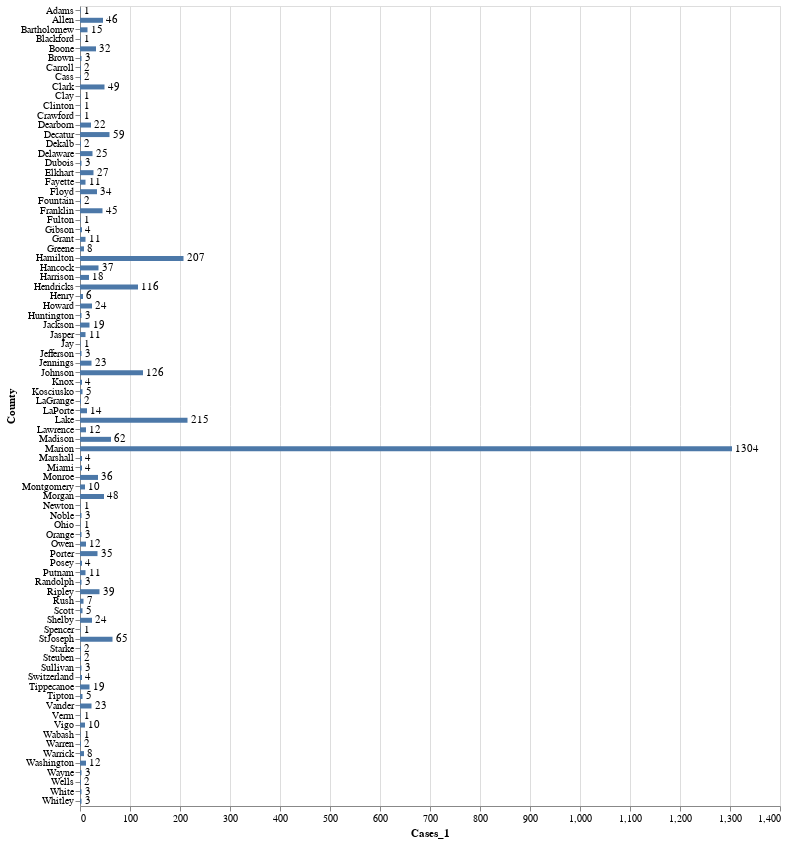

Write notebook code for a chart like this one.
### Code cell
import pandas as pd
import altair as alt

df = pd.read_csv('Data/covid19_county.csv')

source = df

bars = alt.Chart(source).mark_bar(size=5).encode(x='Cases_1', y='County')

text = bars.mark_text(align='left', baseline='middle', dx=3).encode(text='Cases_1').interactive()

(bars + text).properties(height=800, width=700)

### Figure 1 — Vega-Lite specification as saved in the notebook (floating-point values rounded to 4 significant figures)
{"config": {"view": {"continuousWidth": 400, "continuousHeight": 300}}, "layer": [{"mark": {"type": "bar", "size": 5}, "encoding": {"x": {"type": "quantitative", "field": "Cases_1"}, "y": {"type": "nominal", "field": "County"}}}, {"mark": {"type": "text", "align": "left", "baseline": "middle", "dx": 3}, "encoding": {"text": {"type": "quantitative", "field": "Cases_1"}, "x": {"type": "quantitative", "field": "Cases_1"}, "y": {"type": "nominal", "field": "County"}}, "selection": {"selector001": {"type": "interval", "bind": "scales", "encodings": ["x", "y"]}}}], "data": {"name": "data-f65c9e90a71c696f4fe469f6003f4731"}, "height": 800, "width": 700, "$schema": "https://vega.github.io/schema/vega-lite/v4.0.2.json", "datasets": {"data-f65c9e90a71c696f4fe469f6003f4731": [{"County": "Adams", "Cases_17": 1.0, "Cases_18": 1.0, "Cases_19": 1.0, "Cases_20": 1.0, "Cases_21": 1.0, "Cases_22": 1.0, "Cases_23": 1.0, "Cases_24": 1.0, "Cases_25": 1.0, "Cases_26": 0.0, "Cases_27": 0.0, "Cases_28": 1.0, "Cases_29": 1.0, "Cases_30": 1, "Cases_31": 1, "Cases_1": 1}, {"County": "Allen", "Cases_17": 0.0, "Cases_18": 0.0, "Cases_19": 1.0, "Cases_20": 4.0, "Cases_21": 4.0, "Cases_22": 6.0, "Cases_23": 7.0, "Cases_24": 7.0, "Cases_25": 8.0, "Cases_26": 0.0, "Cases_27": 0.0, "Cases_28": 26.0, "Cases_29": 26.0, "Cases_30": 30, "Cases_31": 39, "Cases_1": 46}, {"County": "Bartholomew", "Cases_17": 1.0, "Cases_18": 1.0, "Cases_19": 1.0, "Cases_20": 1.0, "Cases_21": 5.0, "Cases_22": 5.0, "Cases_23": 5.0, "Cases_24": 5.0, "Cases_25": 6.0, "Cases_26": 0.0, "Cases_27": 0.0, "Cases_28": 10.0, "Cases_29": 10.0, "Cases_30": 13, "Cases_31": 13, "Cases_1": 15}, {"County": "Blackford", "Cases_17": 0.0, "Cases_18": 0.0, "Cases_19": 0.0, "Cases_20": 0.0, "Cases_21": 0.0, "Cases_22": 0.0, "Cases_23": 0.0, "Cases_24": 0.0, "Cases_25": 0.0, "Cases_26": 0.0, "Cases_27": 0.0, "Cases_28": null, "Cases_29": 0.0, "Cases_30": 0, "Cases_31": 0, "Cases_1": 1}, {"County": "Boone", "Cases_17": 1.0, "Cases_18": 1.0, "Cases_19": 2.0, "Cases_20": 2.0, "Cases_21": 3.0, "Cases_22": 3.0, "Cases_23": 3.0, "Cases_24": 4.0, "Cases_25": 7.0, "Cases_26": 0.0, "Cases_27": 0.0, "Cases_28": 13.0, "Cases_29": 13.0, "Cases_30": 22, "Cases_31": 29, "Cases_1": 32}, {"County": "Brown", "Cases_17": 0.0, "Cases_18": 0.0, "Cases_19": 0.0, "Cases_20": 0.0, "Cases_21": 0.0, "Cases_22": 0.0, "Cases_23": 1.0, "Cases_24": 1.0, "Cases_25": 1.0, "Cases_26": 0.0, "Cases_27": 0.0, "Cases_28": 3.0, "Cases_29": 3.0, "Cases_30": 3, "Cases_31": 3, "Cases_1": 3}, {"County": "Carroll", "Cases_17": 0.0, "Cases_18": 0.0, "Cases_19": 0.0, "Cases_20": 0.0, "Cases_21": 0.0, "Cases_22": 0.0, "Cases_23": 0.0, "Cases_24": 0.0, "Cases_25": 0.0, "Cases_26": 0.0, "Cases_27": 0.0, "Cases_28": 1.0, "Cases_29": 1.0, "Cases_30": 2, "Cases_31": 2, "Cases_1": 2}, {"County": "Cass", "Cases_17": 0.0, "Cases_18": 0.0, "Cases_19": 0.0, "Cases_20": 0.0, "Cases_21": 0.0, "Cases_22": 0.0, "Cases_23": 0.0, "Cases_24": 0.0, "Cases_25": 0.0, "Cases_26": 0.0, "Cases_27": 0.0, "Cases_28": 0.0, "Cases_29": 0.0, "Cases_30": 1, "Cases_31": 1, "Cases_1": 2}, {"County": "Clark", "Cases_17": 1.0, "Cases_18": 1.0, "Cases_19": 1.0, "Cases_20": 4.0, "Cases_21": 4.0, "Cases_22": 5.0, "Cases_23": 5.0, "Cases_24": 6.0, "Cases_25": 10.0, "Cases_26": 0.0, "Cases_27": 0.0, "Cases_28": 20.0, "Cases_29": 20.0, "Cases_30": 33, "Cases_31": 38, "Cases_1": 49}, {"County": "Clay", "Cases_17": 0.0, "Cases_18": 0.0, "Cases_19": 0.0, "Cases_20": 0.0, "Cases_21": 0.0, "Cases_22": 0.0, "Cases_23": 0.0, "Cases_24": 0.0, "Cases_25": 0.0, "Cases_26": 0.0, "Cases_27": 0.0, "Cases_28": 1.0, "Cases_29": 1.0, "Cases_30": 1, "Cases_31": 1, "Cases_1": 1}, {"County": "Clinton", "Cases_17": 0.0, "Cases_18": 0.0, "Cases_19": 0.0, "Cases_20": 0.0, "Cases_21": 0.0, "Cases_22": 0.0, "Cases_23": 0.0, "Cases_24": 0.0, "Cases_25": 0.0, "Cases_26": 0.0, "Cases_27": 0.0, "Cases_28": 1.0, "Cases_29": 1.0, "Cases_30": 1, "Cases_31": 1, "Cases_1": 1}, {"County": "Crawford", "Cases_17": 0.0, "Cases_18": 0.0, "Cases_19": 0.0, "Cases_20": 0.0, "Cases_21": 0.0, "Cases_22": 0.0, "Cases_23": 0.0, "Cases_24": 0.0, "Cases_25": 0.0, "Cases_26": 0.0, "Cases_27": 0.0, "Cases_28": 1.0, "Cases_29": 1.0, "Cases_30": 1, "Cases_31": 1, "Cases_1": 1}, {"County": "Dearborn", "Cases_17": 0.0, "Cases_18": 0.0, "Cases_19": 0.0, "Cases_20": 0.0, "Cases_21": 0.0, "Cases_22": 0.0, "Cases_23": 2.0, "Cases_24": 2.0, "Cases_25": 3.0, "Cases_26": 0.0, "Cases_27": 0.0, "Cases_28": 10.0, "Cases_29": 10.0, "Cases_30": 14, "Cases_31": 17, "Cases_1": 22}, {"County": "Decatur", "Cases_17": 0.0, "Cases_18": 0.0, "Cases_19": 0.0, "Cases_20": 0.0, "Cases_21": 0.0, "Cases_22": 0.0, "Cases_23": 6.0, "Cases_24": 7.0, "Cases_25": 13.0, "Cases_26": 0.0, "Cases_27": 0.0, "Cases_28": 40.0, "Cases_29": 40.0, "Cases_30": 47, "Cases_31": 48, "Cases_1": 59}, {"County": "Dekalb", "Cases_17": 0.0, "Cases_18": 0.0, "Cases_19": 0.0, "Cases_20": 0.0, "Cases_21": 0.0, "Cases_22": 0.0, "Cases_23": 0.0, "Cases_24": 1.0, "Cases_25": 1.0, "Cases_26": 0.0, "Cases_27": 0.0, "Cases_28": 1.0, "Cases_29": 1.0, "Cases_30": 1, "Cases_31": 2, "Cases_1": 2}, {"County": "Delaware", "Cases_17": 0.0, "Cases_18": 0.0, "Cases_19": 0.0, "Cases_20": 1.0, "Cases_21": 2.0, "Cases_22": 3.0, "Cases_23": 4.0, "Cases_24": 7.0, "Cases_25": 7.0, "Cases_26": 0.0, "Cases_27": 0.0, "Cases_28": 14.0, "Cases_29": 14.0, "Cases_30": 18, "Cases_31": 22, "Cases_1": 25}, {"County": "Dubois", "Cases_17": 0.0, "Cases_18": 0.0, "Cases_19": 0.0, "Cases_20": 0.0, "Cases_21": 1.0, "Cases_22": 1.0, "Cases_23": 1.0, "Cases_24": 1.0, "Cases_25": 1.0, "Cases_26": 0.0, "Cases_27": 0.0, "Cases_28": 2.0, "Cases_29": 2.0, "Cases_30": 3, "Cases_31": 3, "Cases_1": 3}, {"County": "Elkhart", "Cases_17": 0.0, "Cases_18": 0.0, "Cases_19": 0.0, "Cases_20": 1.0, "Cases_21": 1.0, "Cases_22": 4.0, "Cases_23": 4.0, "Cases_24": 5.0, "Cases_25": 7.0, "Cases_26": 0.0, "Cases_27": 0.0, "Cases_28": 12.0, "Cases_29": 12.0, "Cases_30": 20, "Cases_31": 23, "Cases_1": 27}, {"County": "Fayette", "Cases_17": 1.0, "Cases_18": 1.0, "Cases_19": 1.0, "Cases_20": 1.0, "Cases_21": 1.0, "Cases_22": 1.0, "Cases_23": 2.0, "Cases_24": 3.0, "Cases_25": 3.0, "Cases_26": 0.0, "Cases_27": 0.0, "Cases_28": 5.0, "Cases_29": 5.0, "Cases_30": 9, "Cases_31": 10, "Cases_1": 11}, {"County": "Floyd", "Cases_17": 1.0, "Cases_18": 1.0, "Cases_19": 2.0, "Cases_20": 2.0, "Cases_21": 3.0, "Cases_22": 4.0, "Cases_23": 6.0, "Cases_24": 6.0, "Cases_25": 7.0, "Cases_26": 0.0, "Cases_27": 0.0, "Cases_28": 14.0, "Cases_29": 14.0, "Cases_30": 21, "Cases_31": 21, "Cases_1": 34}, {"County": "Fountain", "Cases_17": 0.0, "Cases_18": 0.0, "Cases_19": 0.0, "Cases_20": 0.0, "Cases_21": 0.0, "Cases_22": 0.0, "Cases_23": 0.0, "Cases_24": 0.0, "Cases_25": 1.0, "Cases_26": 0.0, "Cases_27": 0.0, "Cases_28": 1.0, "Cases_29": 1.0, "Cases_30": 1, "Cases_31": 1, "Cases_1": 2}, {"County": "Franklin", "Cases_17": 2.0, "Cases_18": 2.0, "Cases_19": 2.0, "Cases_20": 2.0, "Cases_21": 4.0, "Cases_22": 4.0, "Cases_23": 7.0, "Cases_24": 7.0, "Cases_25": 13.0, "Cases_26": 0.0, "Cases_27": 0.0, "Cases_28": 26.0, "Cases_29": 26.0, "Cases_30": 35, "Cases_31": 39, "Cases_1": 45}, {"County": "Fulton", "Cases_17": 0.0, "Cases_18": 0.0, "Cases_19": 0.0, "Cases_20": 0.0, "Cases_21": 0.0, "Cases_22": 0.0, "Cases_23": 0.0, "Cases_24": 0.0, "Cases_25": 0.0, "Cases_26": 0.0, "Cases_27": 0.0, "Cases_28": 1.0, "Cases_29": 1.0, "Cases_30": 1, "Cases_31": 1, "Cases_1": 1}, {"County": "Gibson", "Cases_17": 0.0, "Cases_18": 0.0, "Cases_19": 0.0, "Cases_20": 0.0, "Cases_21": 0.0, "Cases_22": 0.0, "Cases_23": 2.0, "Cases_24": 2.0, "Cases_25": 3.0, "Cases_26": 0.0, "Cases_27": 0.0, "Cases_28": 4.0, "Cases_29": 4.0, "Cases_30": 4, "Cases_31": 4, "Cases_1": 4}, {"County": "Grant", "Cases_17": 0.0, "Cases_18": 0.0, "Cases_19": 1.0, "Cases_20": 1.0, "Cases_21": 2.0, "Cases_22": 3.0, "Cases_23": 3.0, "Cases_24": 3.0, "Cases_25": 3.0, "Cases_26": 0.0, "Cases_27": 0.0, "Cases_28": 7.0, "Cases_29": 7.0, "Cases_30": 7, "Cases_31": 9, "Cases_1": 11}, {"County": "Greene", "Cases_17": 0.0, "Cases_18": 0.0, "Cases_19": 0.0, "Cases_20": 0.0, "Cases_21": 0.0, "Cases_22": 0.0, "Cases_23": 0.0, "Cases_24": 0.0, "Cases_25": 0.0, "Cases_26": 0.0, "Cases_27": 0.0, "Cases_28": 0.0, "Cases_29": 1.0, "Cases_30": 2, "Cases_31": 3, "Cases_1": 8}, {"County": "Hamilton", "Cases_17": 2.0, "Cases_18": 2.0, "Cases_19": 5.0, "Cases_20": 10.0, "Cases_21": 18.0, "Cases_22": 21.0, "Cases_23": 25.0, "Cases_24": 30.0, "Cases_25": 40.0, "Cases_26": 0.0, "Cases_27": 0.0, "Cases_28": 83.0, "Cases_29": 83.0, "Cases_30": 127, "Cases_31": 179, "Cases_1": 207}, {"County": "Hancock", "Cases_17": 0.0, "Cases_18": 0.0, "Cases_19": 0.0, "Cases_20": 1.0, "Cases_21": 2.0, "Cases_22": 3.0, "Cases_23": 4.0, "Cases_24": 8.0, "Cases_25": 9.0, "Cases_26": 0.0, "Cases_27": 0.0, "Cases_28": 22.0, "Cases_29": 22.0, "Cases_30": 26, "Cases_31": 33, "Cases_1": 37}, {"County": "Harrison", "Cases_17": 0.0, "Cases_18": 0.0, "Cases_19": 0.0, "Cases_20": 1.0, "Cases_21": 1.0, "Cases_22": 1.0, "Cases_23": 1.0, "Cases_24": 2.0, "Cases_25": 2.0, "Cases_26": 0.0, "Cases_27": 0.0, "Cases_28": 14.0, "Cases_29": 14.0, "Cases_30": 15, "Cases_31": 15, "Cases_1": 18}, {"County": "Hendricks", "Cases_17": 4.0, "Cases_18": 4.0, "Cases_19": 4.0, "Cases_20": 6.0, "Cases_21": 8.0, "Cases_22": 12.0, "Cases_23": 13.0, "Cases_24": 15.0, "Cases_25": 21.0, "Cases_26": 0.0, "Cases_27": 0.0, "Cases_28": 48.0, "Cases_29": 48.0, "Cases_30": 70, "Cases_31": 91, "Cases_1": 116}, {"County": "Henry", "Cases_17": 0.0, "Cases_18": 0.0, "Cases_19": 0.0, "Cases_20": 0.0, "Cases_21": 0.0, "Cases_22": 0.0, "Cases_23": 0.0, "Cases_24": 0.0, "Cases_25": 0.0, "Cases_26": 0.0, "Cases_27": 0.0, "Cases_28": 2.0, "Cases_29": 2.0, "Cases_30": 1, "Cases_31": 4, "Cases_1": 6}, {"County": "Howard", "Cases_17": 2.0, "Cases_18": 5.0, "Cases_19": 5.0, "Cases_20": 5.0, "Cases_21": 6.0, "Cases_22": 6.0, "Cases_23": 6.0, "Cases_24": 6.0, "Cases_25": 6.0, "Cases_26": 0.0, "Cases_27": 0.0, "Cases_28": 12.0, "Cases_29": 12.0, "Cases_30": 16, "Cases_31": 20, "Cases_1": 24}, {"County": "Huntington", "Cases_17": 0.0, "Cases_18": 0.0, "Cases_19": 0.0, "Cases_20": 0.0, "Cases_21": 0.0, "Cases_22": 0.0, "Cases_23": 0.0, "Cases_24": 0.0, "Cases_25": 0.0, "Cases_26": 0.0, "Cases_27": 0.0, "Cases_28": 1.0, "Cases_29": 1.0, "Cases_30": 2, "Cases_31": 2, "Cases_1": 3}, {"County": "Jackson", "Cases_17": 0.0, "Cases_18": 0.0, "Cases_19": 0.0, "Cases_20": 0.0, "Cases_21": 0.0, "Cases_22": 0.0, "Cases_23": 1.0, "Cases_24": 1.0, "Cases_25": 2.0, "Cases_26": 0.0, "Cases_27": 0.0, "Cases_28": 7.0, "Cases_29": 7.0, "Cases_30": 8, "Cases_31": 10, "Cases_1": 19}, {"County": "Jasper", "Cases_17": 0.0, "Cases_18": 0.0, "Cases_19": 0.0, "Cases_20": 0.0, "Cases_21": 0.0, "Cases_22": 0.0, "Cases_23": 0.0, "Cases_24": 1.0, "Cases_25": 3.0, "Cases_26": 0.0, "Cases_27": 0.0, "Cases_28": 6.0, "Cases_29": 6.0, "Cases_30": 8, "Cases_31": 9, "Cases_1": 11}, {"County": "Jay", "Cases_17": 0.0, "Cases_18": 0.0, "Cases_19": 0.0, "Cases_20": 0.0, "Cases_21": 0.0, "Cases_22": 0.0, "Cases_23": 0.0, "Cases_24": 0.0, "Cases_25": 0.0, "Cases_26": 0.0, "Cases_27": 0.0, "Cases_28": 0.0, "Cases_29": 0.0, "Cases_30": 0, "Cases_31": 1, "Cases_1": 1}, {"County": "Jefferson", "Cases_17": 0.0, "Cases_18": 0.0, "Cases_19": 0.0, "Cases_20": 0.0, "Cases_21": 0.0, "Cases_22": 0.0, "Cases_23": 0.0, "Cases_24": 0.0, "Cases_25": 0.0, "Cases_26": 0.0, "Cases_27": 0.0, "Cases_28": 0.0, "Cases_29": 0.0, "Cases_30": 1, "Cases_31": 1, "Cases_1": 3}, {"County": "Jennings", "Cases_17": 1.0, "Cases_18": 1.0, "Cases_19": 1.0, "Cases_20": 1.0, "Cases_21": 1.0, "Cases_22": 2.0, "Cases_23": 2.0, "Cases_24": 3.0, "Cases_25": 4.0, "Cases_26": 0.0, "Cases_27": 0.0, "Cases_28": 13.0, "Cases_29": 13.0, "Cases_30": 15, "Cases_31": 17, "Cases_1": 23}, {"County": "Johnson", "Cases_17": 3.0, "Cases_18": 3.0, "Cases_19": 4.0, "Cases_20": 7.0, "Cases_21": 12.0, "Cases_22": 14.0, "Cases_23": 18.0, "Cases_24": 24.0, "Cases_25": 36.0, "Cases_26": 0.0, "Cases_27": 0.0, "Cases_28": 71.0, "Cases_29": 71.0, "Cases_30": 101, "Cases_31": 118, "Cases_1": 126}, {"County": "Knox", "Cases_17": 0.0, "Cases_18": 0.0, "Cases_19": 0.0, "Cases_20": 0.0, "Cases_21": 0.0, "Cases_22": 0.0, "Cases_23": 0.0, "Cases_24": 0.0, "Cases_25": 0.0, "Cases_26": 0.0, "Cases_27": 0.0, "Cases_28": 2.0, "Cases_29": 2.0, "Cases_30": 2, "Cases_31": 3, "Cases_1": 4}, {"County": "Kosciusko", "Cases_17": 0.0, "Cases_18": 0.0, "Cases_19": 0.0, "Cases_20": 0.0, "Cases_21": 0.0, "Cases_22": 0.0, "Cases_23": 0.0, "Cases_24": 0.0, "Cases_25": 0.0, "Cases_26": 0.0, "Cases_27": 0.0, "Cases_28": 3.0, "Cases_29": 3.0, "Cases_30": 5, "Cases_31": 5, "Cases_1": 5}, {"County": "LaGrange", "Cases_17": 0.0, "Cases_18": 0.0, "Cases_19": 0.0, "Cases_20": 0.0, "Cases_21": 0.0, "Cases_22": 0.0, "Cases_23": 0.0, "Cases_24": 0.0, "Cases_25": 0.0, "Cases_26": 0.0, "Cases_27": 0.0, "Cases_28": 2.0, "Cases_29": 2.0, "Cases_30": 2, "Cases_31": 2, "Cases_1": 2}, {"County": "Lake", "Cases_17": 3.0, "Cases_18": 4.0, "Cases_19": 6.0, "Cases_20": 7.0, "Cases_21": 10.0, "Cases_22": 11.0, "Cases_23": 17.0, "Cases_24": 19.0, "Cases_25": 31.0, "Cases_26": 0.0, "Cases_27": 0.0, "Cases_28": 85.0, "Cases_29": 85.0, "Cases_30": 146, "Cases_31": 180, "Cases_1": 215}, {"County": "LaPorte", "Cases_17": 1.0, "Cases_18": 1.0, "Cases_19": 1.0, "Cases_20": 2.0, "Cases_21": 2.0, "Cases_22": 2.0, "Cases_23": 2.0, "Cases_24": 2.0, "Cases_25": 2.0, "Cases_26": 0.0, "Cases_27": 0.0, "Cases_28": 6.0, "Cases_29": 6.0, "Cases_30": 8, "Cases_31": 11, "Cases_1": 14}, {"County": "Lawrence", "Cases_17": 0.0, "Cases_18": 0.0, "Cases_19": 0.0, "Cases_20": 0.0, "Cases_21": 0.0, "Cases_22": 0.0, "Cases_23": 1.0, "Cases_24": 1.0, "Cases_25": 2.0, "Cases_26": 0.0, "Cases_27": 0.0, "Cases_28": 8.0, "Cases_29": 8.0, "Cases_30": 9, "Cases_31": 11, "Cases_1": 12}, {"County": "Madison", "Cases_17": 1.0, "Cases_18": 1.0, "Cases_19": 1.0, "Cases_20": 1.0, "Cases_21": 2.0, "Cases_22": 3.0, "Cases_23": 3.0, "Cases_24": 4.0, "Cases_25": 4.0, "Cases_26": 0.0, "Cases_27": 0.0, "Cases_28": 18.0, "Cases_29": 18.0, "Cases_30": 38, "Cases_31": 46, "Cases_1": 62}, {"County": "Marion", "Cases_17": 11.0, "Cases_18": 19.0, "Cases_19": 25.0, "Cases_20": 46.0, "Cases_21": 82.0, "Cases_22": 110.0, "Cases_23": 161.0, "Cases_24": 226.0, "Cases_25": 293.0, "Cases_26": 0.0, "Cases_27": 0.0, "Cases_28": 676.0, "Cases_29": 676.0, "Cases_30": 964, "Cases_31": 1117, "Cases_1": 1304}, {"County": "Marshall", "Cases_17": 0.0, "Cases_18": 0.0, "Cases_19": 0.0, "Cases_20": 0.0, "Cases_21": 0.0, "Cases_22": 0.0, "Cases_23": 0.0, "Cases_24": 0.0, "Cases_25": 1.0, "Cases_26": 0.0, "Cases_27": 0.0, "Cases_28": 3.0, "Cases_29": 3.0, "Cases_30": 3, "Cases_31": 3, "Cases_1": 4}, {"County": "Miami", "Cases_17": 0.0, "Cases_18": 0.0, "Cases_19": 0.0, "Cases_20": 1.0, "Cases_21": 1.0, "Cases_22": 1.0, "Cases_23": 1.0, "Cases_24": 1.0, "Cases_25": 1.0, "Cases_26": 0.0, "Cases_27": 0.0, "Cases_28": 1.0, "Cases_29": 1.0, "Cases_30": 3, "Cases_31": 3, "Cases_1": 4}, {"County": "Monroe", "Cases_17": 0.0, "Cases_18": 0.0, "Cases_19": 0.0, "Cases_20": 0.0, "Cases_21": 1.0, "Cases_22": 3.0, "Cases_23": 3.0, "Cases_24": 4.0, "Cases_25": 6.0, "Cases_26": 0.0, "Cases_27": 0.0, "Cases_28": 22.0, "Cases_29": 22.0, "Cases_30": 30, "Cases_31": 33, "Cases_1": 36}, {"County": "Montgomery", "Cases_17": 0.0, "Cases_18": 0.0, "Cases_19": 0.0, "Cases_20": 0.0, "Cases_21": 0.0, "Cases_22": 0.0, "Cases_23": 1.0, "Cases_24": 1.0, "Cases_25": 2.0, "Cases_26": 0.0, "Cases_27": 0.0, "Cases_28": 5.0, "Cases_29": 5.0, "Cases_30": 6, "Cases_31": 6, "Cases_1": 10}, {"County": "Morgan", "Cases_17": 0.0, "Cases_18": 0.0, "Cases_19": 0.0, "Cases_20": 0.0, "Cases_21": 1.0, "Cases_22": 3.0, "Cases_23": 3.0, "Cases_24": 5.0, "Cases_25": 7.0, "Cases_26": 0.0, "Cases_27": 0.0, "Cases_28": 20.0, "Cases_29": 20.0, "Cases_30": 32, "Cases_31": 41, "Cases_1": 48}, {"County": "Newton", "Cases_17": 0.0, "Cases_18": 0.0, "Cases_19": 0.0, "Cases_20": 0.0, "Cases_21": 0.0, "Cases_22": 0.0, "Cases_23": 0.0, "Cases_24": 0.0, "Cases_25": 0.0, "Cases_26": 0.0, "Cases_27": 0.0, "Cases_28": 1.0, "Cases_29": 1.0, "Cases_30": 1, "Cases_31": 1, "Cases_1": 1}, {"County": "Noble", "Cases_17": 1.0, "Cases_18": 1.0, "Cases_19": 1.0, "Cases_20": 1.0, "Cases_21": 1.0, "Cases_22": 1.0, "Cases_23": 1.0, "Cases_24": 1.0, "Cases_25": 1.0, "Cases_26": 0.0, "Cases_27": 0.0, "Cases_28": 2.0, "Cases_29": 2.0, "Cases_30": 2, "Cases_31": 3, "Cases_1": 3}, {"County": "Ohio", "Cases_17": 0.0, "Cases_18": 0.0, "Cases_19": 0.0, "Cases_20": 0.0, "Cases_21": 0.0, "Cases_22": 0.0, "Cases_23": 1.0, "Cases_24": 1.0, "Cases_25": 1.0, "Cases_26": 0.0, "Cases_27": 0.0, "Cases_28": 1.0, "Cases_29": 1.0, "Cases_30": 1, "Cases_31": 1, "Cases_1": 1}, {"County": "Orange", "Cases_17": 0.0, "Cases_18": 0.0, "Cases_19": 0.0, "Cases_20": 0.0, "Cases_21": 0.0, "Cases_22": 0.0, "Cases_23": 0.0, "Cases_24": 0.0, "Cases_25": 1.0, "Cases_26": 0.0, "Cases_27": 0.0, "Cases_28": 1.0, "Cases_29": 1.0, "Cases_30": 3, "Cases_31": 3, "Cases_1": 3}, {"County": "Owen", "Cases_17": 0.0, "Cases_18": 0.0, "Cases_19": 1.0, "Cases_20": 1.0, "Cases_21": 1.0, "Cases_22": 2.0, "Cases_23": 2.0, "Cases_24": 4.0, "Cases_25": 4.0, "Cases_26": 0.0, "Cases_27": 0.0, "Cases_28": 9.0, "Cases_29": 9.0, "Cases_30": 11, "Cases_31": 12, "Cases_1": 12}, {"County": "Porter", "Cases_17": 0.0, "Cases_18": 0.0, "Cases_19": 0.0, "Cases_20": 0.0, "Cases_21": 0.0, "Cases_22": 0.0, "Cases_23": 1.0, "Cases_24": 3.0, "Cases_25": 5.0, "Cases_26": 0.0, "Cases_27": 0.0, "Cases_28": 14.0, "Cases_29": 14.0, "Cases_30": 21, "Cases_31": 27, "Cases_1": 35}, {"County": "Posey", "Cases_17": 0.0, "Cases_18": 0.0, "Cases_19": 0.0, "Cases_20": 0.0, "Cases_21": 0.0, "Cases_22": 0.0, "Cases_23": 0.0, "Cases_24": 0.0, "Cases_25": 1.0, "Cases_26": 0.0, "Cases_27": 0.0, "Cases_28": 3.0, "Cases_29": 3.0, "Cases_30": 4, "Cases_31": 4, "Cases_1": 4}, {"County": "Putnam", "Cases_17": 0.0, "Cases_18": 0.0, "Cases_19": 0.0, "Cases_20": 0.0, "Cases_21": 1.0, "Cases_22": 1.0, "Cases_23": 1.0, "Cases_24": 2.0, "Cases_25": 2.0, "Cases_26": 0.0, "Cases_27": 0.0, "Cases_28": 5.0, "Cases_29": 5.0, "Cases_30": 7, "Cases_31": 11, "Cases_1": 11}, {"County": "Randolph", "Cases_17": 0.0, "Cases_18": 0.0, "Cases_19": 0.0, "Cases_20": 0.0, "Cases_21": 0.0, "Cases_22": 0.0, "Cases_23": 0.0, "Cases_24": 0.0, "Cases_25": 0.0, "Cases_26": 0.0, "Cases_27": 0.0, "Cases_28": 1.0, "Cases_29": 1.0, "Cases_30": 3, "Cases_31": 3, "Cases_1": 3}, {"County": "Ripley", "Cases_17": 0.0, "Cases_18": 0.0, "Cases_19": 0.0, "Cases_20": 0.0, "Cases_21": 1.0, "Cases_22": 1.0, "Cases_23": 6.0, "Cases_24": 7.0, "Cases_25": 11.0, "Cases_26": 0.0, "Cases_27": 0.0, "Cases_28": 19.0, "Cases_29": 19.0, "Cases_30": 31, "Cases_31": 33, "Cases_1": 39}, {"County": "Rush", "Cases_17": 0.0, "Cases_18": 0.0, "Cases_19": 0.0, "Cases_20": 0.0, "Cases_21": 0.0, "Cases_22": 0.0, "Cases_23": 0.0, "Cases_24": 1.0, "Cases_25": 1.0, "Cases_26": 0.0, "Cases_27": 0.0, "Cases_28": 2.0, "Cases_29": 2.0, "Cases_30": 4, "Cases_31": 5, "Cases_1": 7}, {"County": "Scott", "Cases_17": 0.0, "Cases_18": 0.0, "Cases_19": 0.0, "Cases_20": 1.0, "Cases_21": 1.0, "Cases_22": 1.0, "Cases_23": 1.0, "Cases_24": 1.0, "Cases_25": 1.0, "Cases_26": 0.0, "Cases_27": 0.0, "Cases_28": 1.0, "Cases_29": 1.0, "Cases_30": 1, "Cases_31": 1, "Cases_1": 5}, {"County": "Shelby", "Cases_17": 0.0, "Cases_18": 0.0, "Cases_19": 1.0, "Cases_20": 1.0, "Cases_21": 1.0, "Cases_22": 1.0, "Cases_23": 1.0, "Cases_24": 2.0, "Cases_25": 2.0, "Cases_26": 0.0, "Cases_27": 0.0, "Cases_28": 12.0, "Cases_29": 12.0, "Cases_30": 15, "Cases_31": 19, "Cases_1": 24}, {"County": "Spencer", "Cases_17": null, "Cases_18": null, "Cases_19": null, "Cases_20": null, "Cases_21": null, "Cases_22": null, "Cases_23": null, "Cases_24": null, "Cases_25": null, "Cases_26": null, "Cases_27": null, "Cases_28": null, "Cases_29": null, "Cases_30": 0, "Cases_31": 0, "Cases_1": 1}, {"County": "StJoseph", "Cases_17": 1.0, "Cases_18": 3.0, "Cases_19": 6.0, "Cases_20": 6.0, "Cases_21": 8.0, "Cases_22": 9.0, "Cases_23": 15.0, "Cases_24": 19.0, "Cases_25": 21.0, "Cases_26": 0.0, "Cases_27": 0.0, "Cases_28": 32.0, "Cases_29": 32.0, "Cases_30": 49, "Cases_31": 57, "Cases_1": 65}, {"County": "Starke", "Cases_17": 0.0, "Cases_18": 0.0, "Cases_19": 0.0, "Cases_20": 0.0, "Cases_21": 0.0, "Cases_22": 0.0, "Cases_23": 1.0, "Cases_24": 1.0, "Cases_25": 1.0, "Cases_26": 0.0, "Cases_27": 0.0, "Cases_28": 1.0, "Cases_29": 1.0, "Cases_30": 1, "Cases_31": 1, "Cases_1": 2}, {"County": "Steuben", "Cases_17": 0.0, "Cases_18": 0.0, "Cases_19": 0.0, "Cases_20": 0.0, "Cases_21": 0.0, "Cases_22": 0.0, "Cases_23": 0.0, "Cases_24": 0.0, "Cases_25": 0.0, "Cases_26": 0.0, "Cases_27": 0.0, "Cases_28": 1.0, "Cases_29": 1.0, "Cases_30": 1, "Cases_31": 2, "Cases_1": 2}, {"County": "Sullivan", "Cases_17": 0.0, "Cases_18": 0.0, "Cases_19": 0.0, "Cases_20": 0.0, "Cases_21": 0.0, "Cases_22": 0.0, "Cases_23": 1.0, "Cases_24": 1.0, "Cases_25": 1.0, "Cases_26": 0.0, "Cases_27": 0.0, "Cases_28": 1.0, "Cases_29": 1.0, "Cases_30": 2, "Cases_31": 3, "Cases_1": 3}, {"County": "Switzerland", "Cases_17": 0.0, "Cases_18": 0.0, "Cases_19": 0.0, "Cases_20": 0.0, "Cases_21": 0.0, "Cases_22": 0.0, "Cases_23": 0.0, "Cases_24": 0.0, "Cases_25": 0.0, "Cases_26": 0.0, "Cases_27": 0.0, "Cases_28": 3.0, "Cases_29": 3.0, "Cases_30": 3, "Cases_31": 3, "Cases_1": 4}, {"County": "Tippecanoe", "Cases_17": 0.0, "Cases_18": 1.0, "Cases_19": 2.0, "Cases_20": 2.0, "Cases_21": 2.0, "Cases_22": 2.0, "Cases_23": 3.0, "Cases_24": 4.0, "Cases_25": 7.0, "Cases_26": 0.0, "Cases_27": 0.0, "Cases_28": 11.0, "Cases_29": 11.0, "Cases_30": 14, "Cases_31": 18, "Cases_1": 19}, {"County": "Tipton", "Cases_17": 0.0, "Cases_18": 0.0, "Cases_19": 0.0, "Cases_20": 0.0, "Cases_21": 1.0, "Cases_22": 2.0, "Cases_23": 2.0, "Cases_24": 2.0, "Cases_25": 2.0, "Cases_26": 0.0, "Cases_27": 0.0, "Cases_28": 4.0, "Cases_29": 4.0, "Cases_30": 4, "Cases_31": 5, "Cases_1": 5}, {"County": "Vander", "Cases_17": 0.0, "Cases_18": 0.0, "Cases_19": 1.0, "Cases_20": 1.0, "Cases_21": 1.0, "Cases_22": 1.0, "Cases_23": 1.0, "Cases_24": 1.0, "Cases_25": 4.0, "Cases_26": 0.0, "Cases_27": 0.0, "Cases_28": 17.0, "Cases_29": 17.0, "Cases_30": 18, "Cases_31": 20, "Cases_1": 23}, {"County": "Verm", "Cases_17": 0.0, "Cases_18": 0.0, "Cases_19": 0.0, "Cases_20": 0.0, "Cases_21": 0.0, "Cases_22": 0.0, "Cases_23": 0.0, "Cases_24": 0.0, "Cases_25": 0.0, "Cases_26": 0.0, "Cases_27": 0.0, "Cases_28": 1.0, "Cases_29": 1.0, "Cases_30": 1, "Cases_31": 1, "Cases_1": 1}, {"County": "Vigo", "Cases_17": 0.0, "Cases_18": 0.0, "Cases_19": 1.0, "Cases_20": 2.0, "Cases_21": 2.0, "Cases_22": 2.0, "Cases_23": 3.0, "Cases_24": 3.0, "Cases_25": 3.0, "Cases_26": 0.0, "Cases_27": 0.0, "Cases_28": 7.0, "Cases_29": 7.0, "Cases_30": 8, "Cases_31": 8, "Cases_1": 10}, {"County": "Wabash", "Cases_17": 0.0, "Cases_18": 0.0, "Cases_19": 0.0, "Cases_20": 0.0, "Cases_21": 0.0, "Cases_22": 0.0, "Cases_23": 0.0, "Cases_24": 0.0, "Cases_25": 0.0, "Cases_26": 0.0, "Cases_27": 0.0, "Cases_28": 1.0, "Cases_29": 1.0, "Cases_30": 1, "Cases_31": 1, "Cases_1": 1}, {"County": "Warren", "Cases_17": 0.0, "Cases_18": 0.0, "Cases_19": 0.0, "Cases_20": 0.0, "Cases_21": 0.0, "Cases_22": 0.0, "Cases_23": 0.0, "Cases_24": 0.0, "Cases_25": 1.0, "Cases_26": 0.0, "Cases_27": 0.0, "Cases_28": 2.0, "Cases_29": 2.0, "Cases_30": 2, "Cases_31": 2, "Cases_1": 2}, {"County": "Warrick", "Cases_17": 0.0, "Cases_18": 0.0, "Cases_19": 0.0, "Cases_20": 0.0, "Cases_21": 0.0, "Cases_22": 0.0, "Cases_23": 0.0, "Cases_24": 0.0, "Cases_25": 3.0, "Cases_26": 0.0, "Cases_27": 0.0, "Cases_28": 8.0, "Cases_29": 8.0, "Cases_30": 8, "Cases_31": 8, "Cases_1": 8}, {"County": "Washington", "Cases_17": 0.0, "Cases_18": 0.0, "Cases_19": 0.0, "Cases_20": 0.0, "Cases_21": 1.0, "Cases_22": 2.0, "Cases_23": 2.0, "Cases_24": 2.0, "Cases_25": 3.0, "Cases_26": 0.0, "Cases_27": 0.0, "Cases_28": 5.0, "Cases_29": 5.0, "Cases_30": 6, "Cases_31": 9, "Cases_1": 12}, {"County": "Wayne", "Cases_17": 0.0, "Cases_18": 0.0, "Cases_19": 0.0, "Cases_20": 0.0, "Cases_21": 0.0, "Cases_22": 0.0, "Cases_23": 0.0, "Cases_24": 0.0, "Cases_25": 1.0, "Cases_26": 0.0, "Cases_27": 0.0, "Cases_28": 1.0, "Cases_29": 1.0, "Cases_30": 2, "Cases_31": 3, "Cases_1": 3}, {"County": "Wells", "Cases_17": 1.0, "Cases_18": 1.0, "Cases_19": 1.0, "Cases_20": 1.0, "Cases_21": 1.0, "Cases_22": 1.0, "Cases_23": 1.0, "Cases_24": 1.0, "Cases_25": 1.0, "Cases_26": 0.0, "Cases_27": 0.0, "Cases_28": 1.0, "Cases_29": 1.0, "Cases_30": 2, "Cases_31": 2, "Cases_1": 2}, {"County": "White", "Cases_17": 0.0, "Cases_18": 0.0, "Cases_19": 0.0, "Cases_20": 0.0, "Cases_21": 0.0, "Cases_22": 0.0, "Cases_23": 0.0, "Cases_24": 0.0, "Cases_25": 0.0, "Cases_26": 0.0, "Cases_27": 0.0, "Cases_28": 1.0, "Cases_29": 1.0, "Cases_30": 2, "Cases_31": 2, "Cases_1": 3}, {"County": "Whitley", "Cases_17": 0.0, "Cases_18": 0.0, "Cases_19": 0.0, "Cases_20": 0.0, "Cases_21": 0.0, "Cases_22": 0.0, "Cases_23": 0.0, "Cases_24": 0.0, "Cases_25": 0.0, "Cases_26": 0.0, "Cases_27": 0.0, "Cases_28": 1.0, "Cases_29": 1.0, "Cases_30": 2, "Cases_31": 3, "Cases_1": 3}]}}
